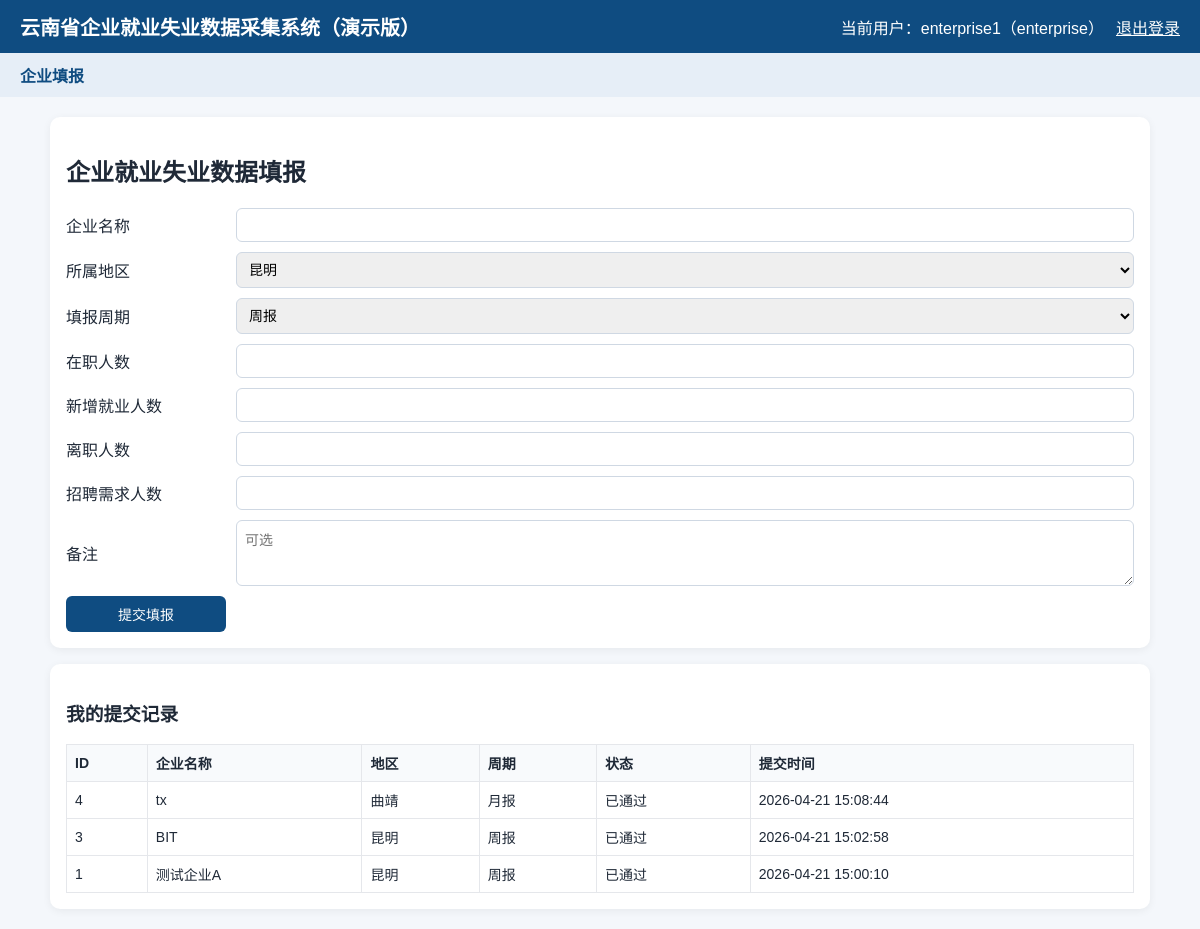
Before: /enterprise/report (signed in) with the older database file.
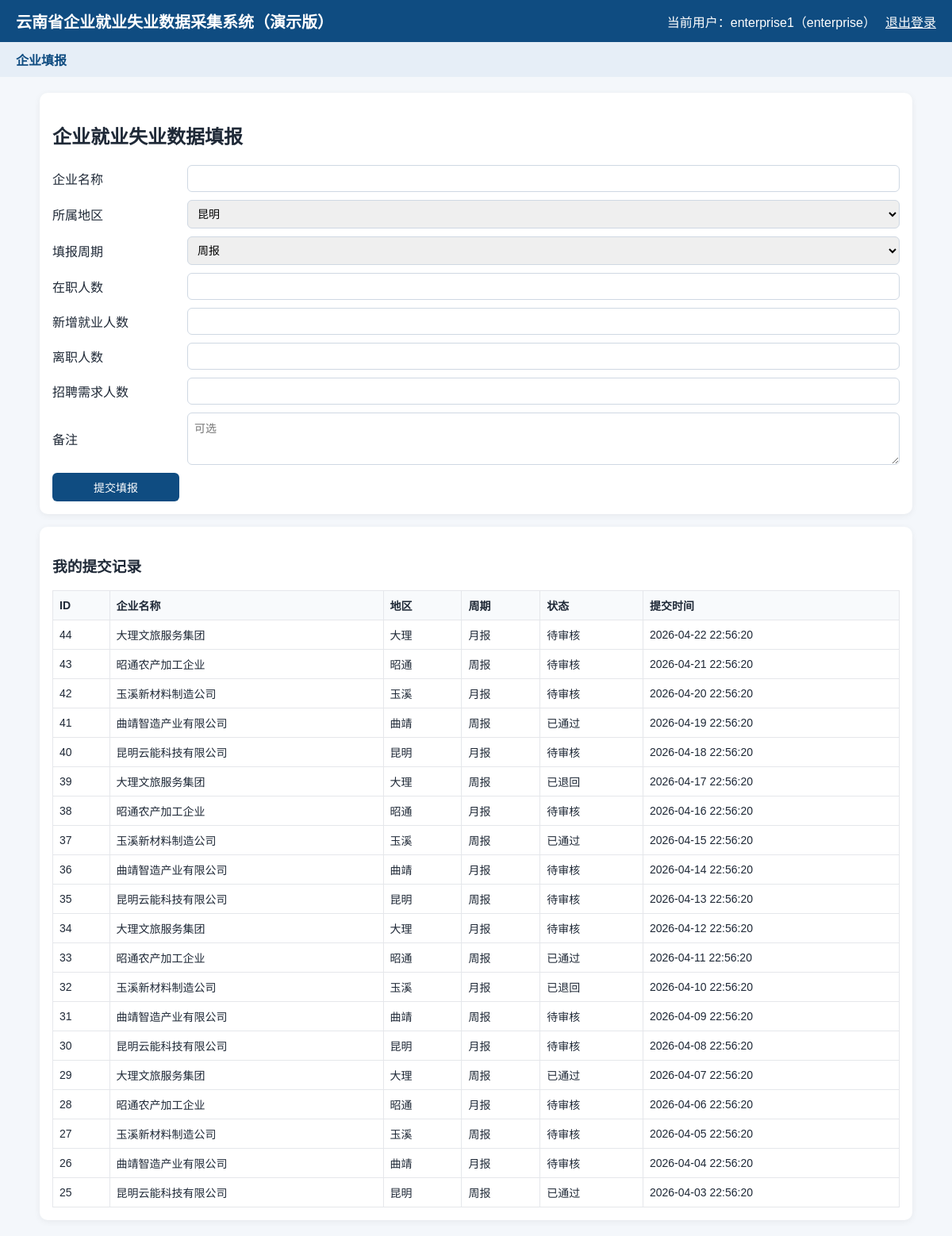
After: the same page with the newer database file.
### tables this page shows
CREATE TABLE employment_records (
            id INTEGER PRIMARY KEY AUTOINCREMENT,
            user_id INTEGER,
            enterprise_name TEXT NOT NULL,
            region TEXT NOT NULL,
            report_type TEXT NOT NULL,
            employee_count INTEGER NOT NULL,
            new_employment INTEGER NOT NULL,
            resignation_count INTEGER NOT NULL,
            recruitment_need INTEGER NOT NULL,
            remark TEXT,
            status TEXT NOT NULL DEFAULT '待审核',
            review_comment TEXT,
            created_at TEXT NOT NULL DEFAULT CURRENT_TIMESTAMP,
            FOREIGN KEY(user_id) REFERENCES users(id)
        );

### app.py (the view, shortened to what this page needs)
@app.route("/enterprise/report", methods=["GET", "POST"])
@login_required(roles=["enterprise"])
def enterprise_report():
    db = get_db()
    records = db.execute(
        """
        SELECT id, enterprise_name, region, report_type, status, created_at
        FROM employment_records
        WHERE user_id = ?
        ORDER BY id DESC
        """,
        (session["user_id"],),
    ).fetchall()
    return render_template("enterprise_form.html", records=records)

### app.py (called while the page is built)
def get_db():
    if "db" not in g:
        g.db = sqlite3.connect(DATABASE)
        g.db.row_factory = sqlite3.Row
    return g.db

def login_required(roles=None):
    def decorator(func):
        @wraps(func)
        def wrapper(*args, **kwargs):
            if "user_id" not in session:
                return redirect(url_for("login"))
            if roles and session.get("role") not in roles:
                flash("无权限访问该页面")
                return redirect(url_for("home"))
            return func(*args, **kwargs)
        return wrapper
    return decorator

@app.context_processor
def inject_user():
    return {
        "session_user": {
            "username": session.get("username"),
            "role": session.get("role"),
        }
    }

### templates/enterprise_form.html (shortened to what this page needs)
{% extends 'base.html' %}
{% block content %}
<div class="card">
    <h2>企业就业失业数据填报</h2>
    <form method="post" class="form-grid two-col">
        <label>企业名称</label>
        <input type="text" name="enterprise_name" required>
        <label>所属地区</label>
        <select name="region" required>
            <option value="昆明">昆明</option>
        </select>
        <label>填报周期</label>
        <select name="report_type" required>
            <option value="周报">周报</option>
        </select>
        <label>在职人数</label>
        <input type="number" name="employee_count" min="0" required>
        <label>新增就业人数</label>
        <input type="number" name="new_employment" min="0" required>
        <label>离职人数</label>
        <input type="number" name="resignation_count" min="0" required>
        <label>招聘需求人数</label>
        <input type="number" name="recruitment_need" min="0" required>
        <label>备注</label>
        <textarea name="remark" rows="3" placeholder="可选"></textarea>
        <button type="submit">提交填报</button>
    </form>
</div>
<div class="card">
    <h3>我的提交记录</h3>
    <table>
        <tr>
            <th>ID</th>
            <th>企业名称</th>
            <th>地区</th>
            <th>周期</th>
            <th>状态</th>
            <th>提交时间</th>
        </tr>
        {% for r in records %}
        <tr>
            <td>{{ r.id }}</td>
            <td>{{ r.enterprise_name }}</td>
            <td>{{ r.region }}</td>
            <td>{{ r.report_type }}</td>
            <td>{{ r.status }}</td>
            <td>{{ r.created_at }}</td>
        </tr>
        {% else %}
        <tr><td colspan="6">暂无提交记录</td></tr>
        {% endfor %}
    </table>
</div>
{% endblock %}

### templates/base.html (shortened to what this page needs)
<!doctype html>
<html lang="zh-CN">
<head>
    <link rel="stylesheet" href="{{ url_for('static', filename='style.css') }}">
</head>
<body>
    <header class="topbar">
        <h1>云南省企业就业失业数据采集系统（演示版）</h1>
        {% if session_user.username %}
        <div class="user-info">
            <span>当前用户：{{ session_user.username }}（{{ session_user.role }}）</span>
            <a href="{{ url_for('logout') }}">退出登录</a>
        </div>
        {% endif %}
    </header>
    {% if session_user.username %}
    <nav class="nav">
        {% if session_user.role == 'enterprise' %}
            <a href="{{ url_for('enterprise_report') }}">企业填报</a>
        {% endif %}
    </nav>
    {% endif %}
    <main class="container">
        {% block content %}{% endblock %}
    </main>
</body>
</html>

### static/style.css (style rules this page uses)
body { margin: 0; font-family: "Microsoft YaHei", "PingFang SC", sans-serif; background: #f4f7fb; color: #1f2937; }
.topbar { background: #0f4c81; color: #fff; padding: 12px 20px; display: flex; justify-content: space-between; align-items: center; gap: 12px; }
.topbar h1 { font-size: 20px; margin: 0; }
.user-info { display: flex; align-items: center; gap: 12px; }
.user-info a { color: #fff; text-decoration: underline; }
.nav { background: #e6eef7; padding: 10px 20px; display: flex; gap: 16px; }
.nav a { color: #0f4c81; text-decoration: none; font-weight: 600; }
.container { max-width: 1100px; margin: 20px auto; padding: 0 16px; }
.card { background: #fff; border-radius: 10px; padding: 16px; margin-bottom: 16px; box-shadow: 0 2px 8px rgba(0, 0, 0, 0.06); }
.form-grid { display: grid; gap: 10px; }
.two-col { grid-template-columns: 160px 1fr; align-items: center; }
input, select, textarea, button { padding: 8px; border: 1px solid #cfd8e3; border-radius: 6px; font-size: 14px; }
button { background: #0f4c81; color: #fff; border: none; cursor: pointer; }
table { width: 100%; border-collapse: collapse; }
th, td { border: 1px solid #e5e7eb; padding: 8px; text-align: left; font-size: 14px; }
th { background: #f8fafc; }

Changed rows visible on the page:
removed employment_records: id "4", enterprise_name "tx", region "曲靖", report_type "月报", status "已通过", created_at "2026-04-21 15:08:44"
removed employment_records: id "3", enterprise_name "BIT", region "昆明", report_type "周报", status "已通过", created_at "2026-04-21 15:02:58"
removed employment_records: id "1", enterprise_name "测试企业A", region "昆明", report_type "周报", status "已通过", created_at "2026-04-21 15:00:10"
added employment_records: id "44", enterprise_name "大理文旅服务集团", region "大理", report_type "月报", status "待审核", created_at "2026-04-22 22:56:20"
added employment_records: id "43", enterprise_name "昭通农产加工企业", region "昭通", report_type "周报", status "待审核", created_at "2026-04-21 22:56:20"
added employment_records: id "42", enterprise_name "玉溪新材料制造公司", region "玉溪", report_type "月报", status "待审核", created_at "2026-04-20 22:56:20"
added employment_records: id "41", enterprise_name "曲靖智造产业有限公司", region "曲靖", report_type "周报", status "已通过", created_at "2026-04-19 22:56:20"
added employment_records: id "40", enterprise_name "昆明云能科技有限公司", region "昆明", report_type "月报", status "待审核", created_at "2026-04-18 22:56:20"
added employment_records: id "39", enterprise_name "大理文旅服务集团", region "大理", report_type "周报", status "已退回", created_at "2026-04-17 22:56:20"
added employment_records: id "38", enterprise_name "昭通农产加工企业", region "昭通", report_type "月报", status "待审核", created_at "2026-04-16 22:56:20"
added employment_records: id "37", enterprise_name "玉溪新材料制造公司", region "玉溪", report_type "周报", status "已通过", created_at "2026-04-15 22:56:20"
added employment_records: id "36", enterprise_name "曲靖智造产业有限公司", region "曲靖", report_type "月报", status "待审核", created_at "2026-04-14 22:56:20"
added employment_records: id "35", enterprise_name "昆明云能科技有限公司", region "昆明", report_type "周报", status "待审核", created_at "2026-04-13 22:56:20"
added employment_records: id "34", enterprise_name "大理文旅服务集团", region "大理", report_type "月报", status "待审核", created_at "2026-04-12 22:56:20"
added employment_records: id "33", enterprise_name "昭通农产加工企业", region "昭通", report_type "周报", status "已通过", created_at "2026-04-11 22:56:20"
added employment_records: id "32", enterprise_name "玉溪新材料制造公司", region "玉溪", report_type "月报", status "已退回", created_at "2026-04-10 22:56:20"
added employment_records: id "31", enterprise_name "曲靖智造产业有限公司", region "曲靖", report_type "周报", status "待审核", created_at "2026-04-09 22:56:20"
added employment_records: id "30", enterprise_name "昆明云能科技有限公司", region "昆明", report_type "月报", status "待审核", created_at "2026-04-08 22:56:20"
added employment_records: id "29", enterprise_name "大理文旅服务集团", region "大理", report_type "周报", status "已通过", created_at "2026-04-07 22:56:20"
added employment_records: id "28", enterprise_name "昭通农产加工企业", region "昭通", report_type "月报", status "待审核", created_at "2026-04-06 22:56:20"
added employment_records: id "27", enterprise_name "玉溪新材料制造公司", region "玉溪", report_type "周报", status "待审核", created_at "2026-04-05 22:56:20"
added employment_records: id "26", enterprise_name "曲靖智造产业有限公司", region "曲靖", report_type "月报", status "待审核", created_at "2026-04-04 22:56:20"
added employment_records: id "25", enterprise_name "昆明云能科技有限公司", region "昆明", report_type "周报", status "已通过", created_at "2026-04-03 22:56:20"
